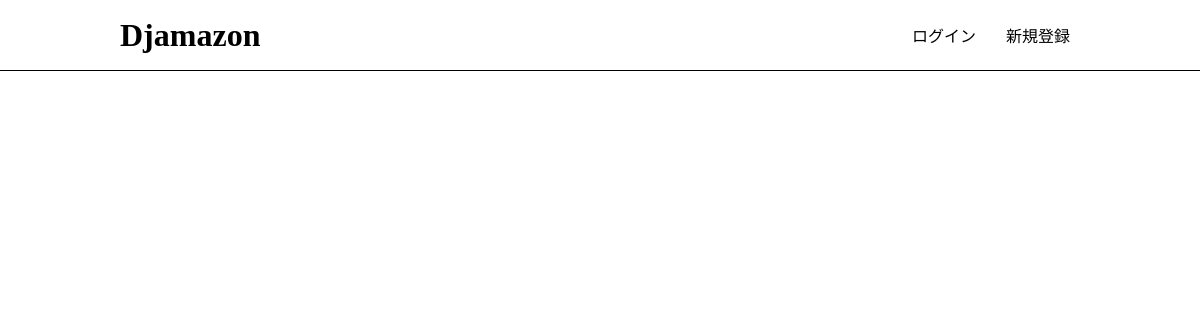
The app's page /, older data.
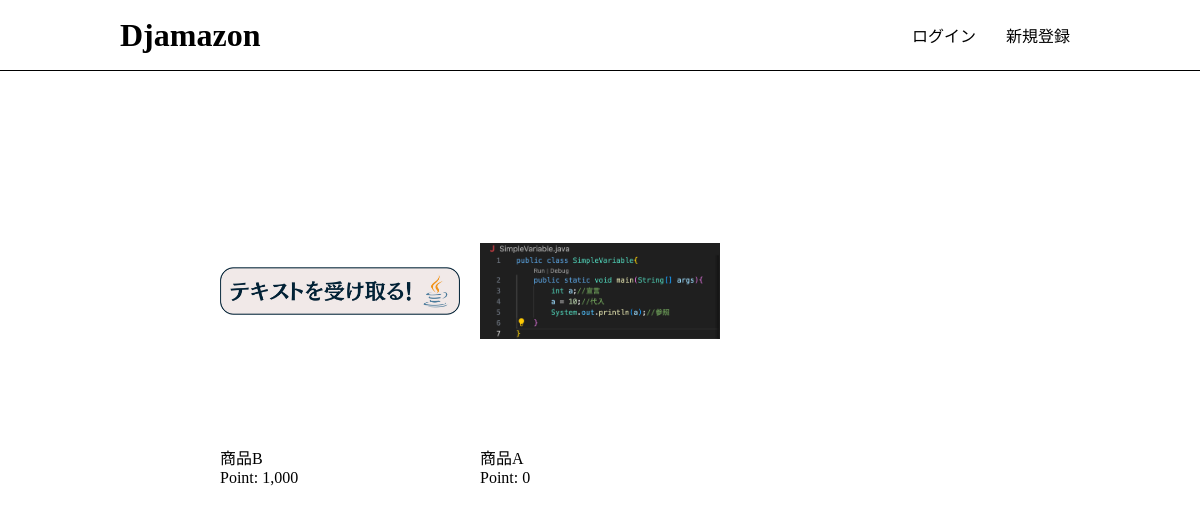
The same page, newer data.
### app/models.py (models this page shows, shortened)
class Product(models.Model):
    name = models.CharField(max_length=100)
    description = models.TextField(blank=True)
    price = models.PositiveIntegerField(default=0)
    image = models.ImageField(upload_to='product')

### app/views.py (the view)
# urls.py: path('', views.index, name='index'),
def index(request):
    products = Product.objects.all().order_by('-id')
    return render(request, 'app/index.html', {'products':products})

### app/templates/app/index.html (shortened to what this page needs)
{% extends 'app/base.html' %}
{% load humanize %}
{%block content%}
<div class="product-container">
    {% for product in products %}
      <div class="product">
        <a href="{% url 'app:detail' product.id %}">
          <img src="{{ product.image.url }}" class="product-img">
        </a>
        <div class="product-info">
          <div class="product-name">{{ product.name }}</div>
          <div class="product-price">
            Point: {{ product.price | intcomma }}
          </div>
        </div>
  </div>
  {% endfor %}
  </div>
{% endblock %}

Row changes from the older to the newer data that the page shows:
added Product: image (picture), name "商品B", price "1,000"
added Product: image (picture), name "商品A", price "0"
